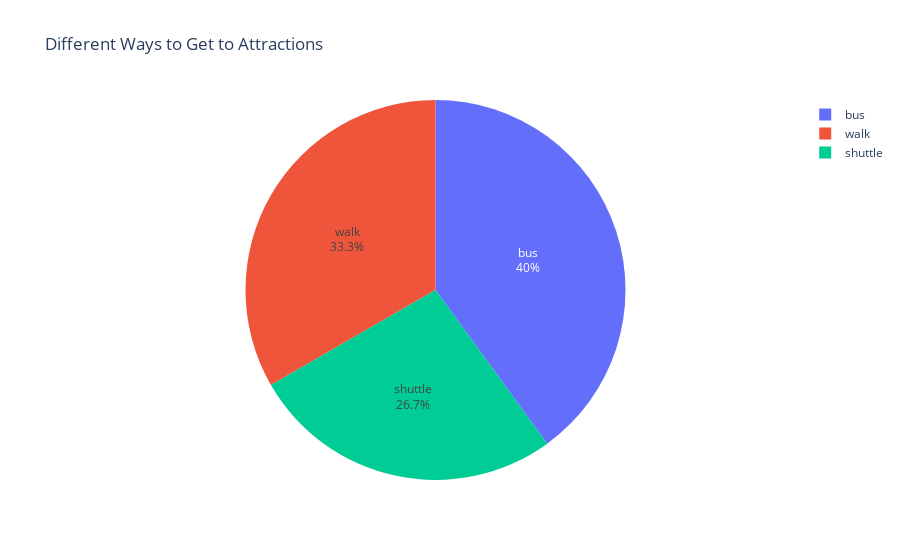
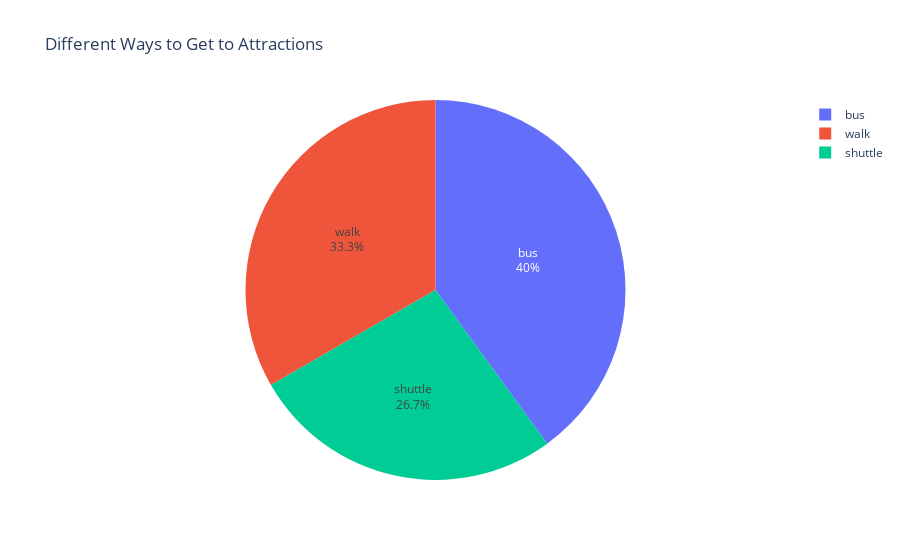

The notebook cell these images were saved under, in order:
### Code cell
webdriver_path = r"D:\chrome\chromedriver-win64\chromedriver-win64\chromedriver.exe"

# vision_model = GoogleGenerativeAI(model="gemini-1.5-flash", 
#                                   google_api_key="AIzaSyBzjkLLdPGKeKg_Jnw4iyA9ditwf27tvOo",
#                                   max_retries=20,
#                                   temperature=0)

# 1. Tạo agent
agent = NTVizAgent(ntviz, library="matplotlib")

# 2. Load tập benchmark VisEval
dataset = Dataset(
    folder=Path("../VisEval/viseval_dataset/visEval_dataset"),  
    table_type="single",                    
    with_irrelevant_tables=False
)



# 3. Đánh giá hệ thống
evaluator = Evaluator(webdriver_path=webdriver_path)
config = {"library": "seaborn"}
result = evaluator.evaluate(agent, dataset, config)

# 4. In điểm
print("Overall Score:", result.score())

### Figure 1 — Plotly figure (JSON) as saved in the notebook; plotly's stock layout.template omitted (floating-point values rounded to 4 significant figures)
{"data": [{"domain": {"x": [0, 1], "y": [0, 1]}, "hovertemplate": "Transportation Method=%{label}<br>value=%{value}<extra></extra>", "labels": ["bus", "walk", "shuttle"], "legendgroup": "", "name": "", "showlegend": true, "textinfo": "percent+label", "textposition": "inside", "type": "pie", "values": [6, 5, 4]}], "layout": {"legend": {"tracegroupgap": 0}, "title": {"text": "Different Ways to Get to Attractions"}}}

### Figure 2 — Plotly figure (JSON) as saved in the notebook; plotly's stock layout.template omitted (floating-point values rounded to 4 significant figures)
{"data": [{"domain": {"x": [0, 1], "y": [0, 1]}, "hovertemplate": "Transportation Method=%{label}<br>value=%{value}<extra></extra>", "labels": ["bus", "walk", "shuttle"], "legendgroup": "", "name": "", "showlegend": true, "textinfo": "percent+label", "textposition": "inside", "type": "pie", "values": [6, 5, 4]}], "layout": {"legend": {"tracegroupgap": 0}, "title": {"text": "Different Ways to Get to Attractions"}}}
